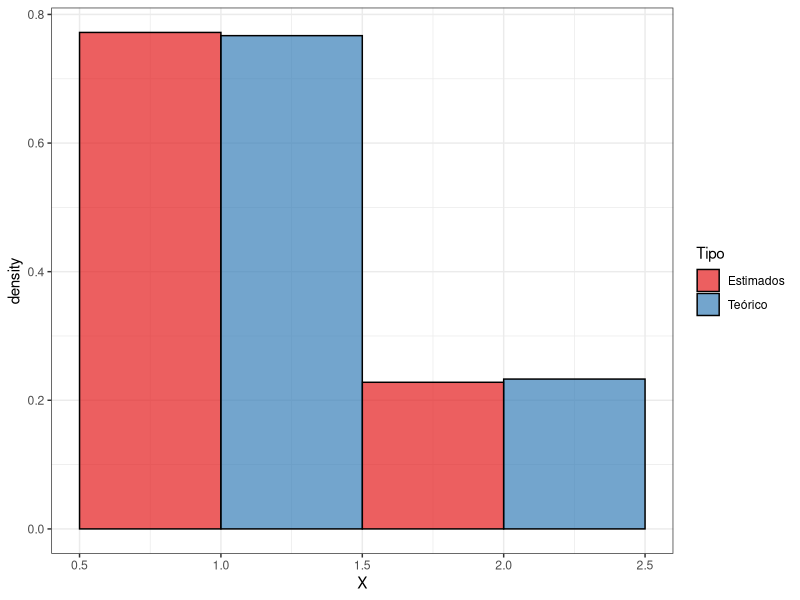
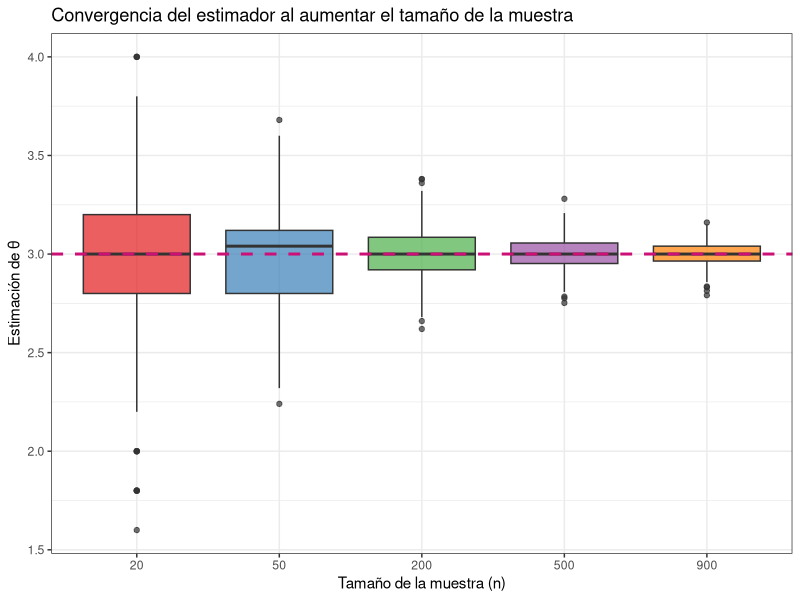
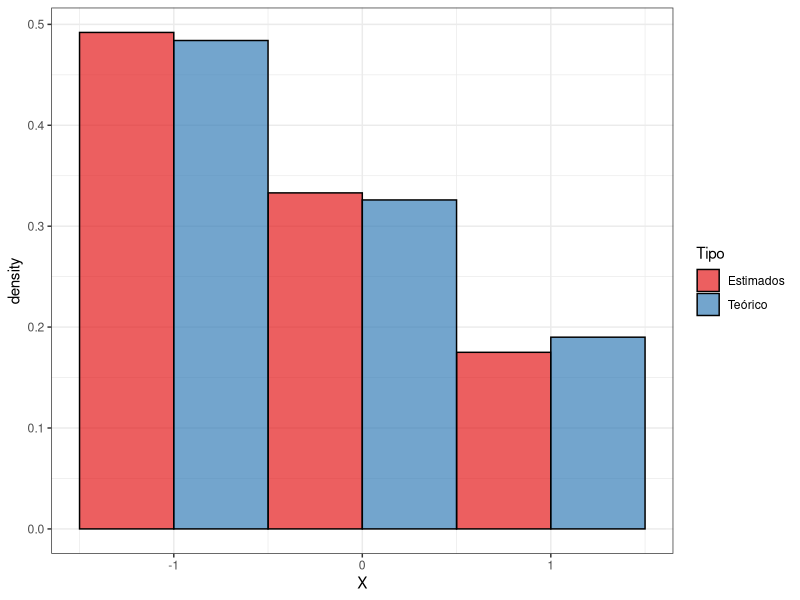
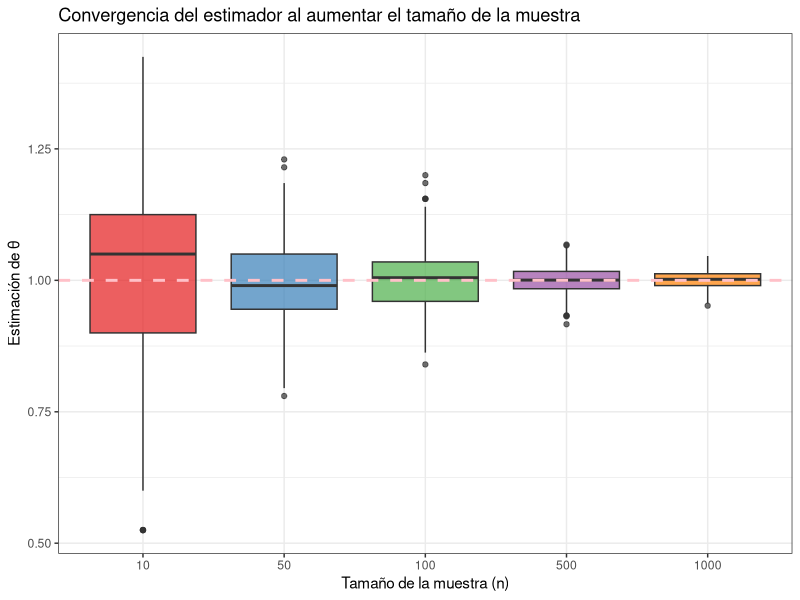
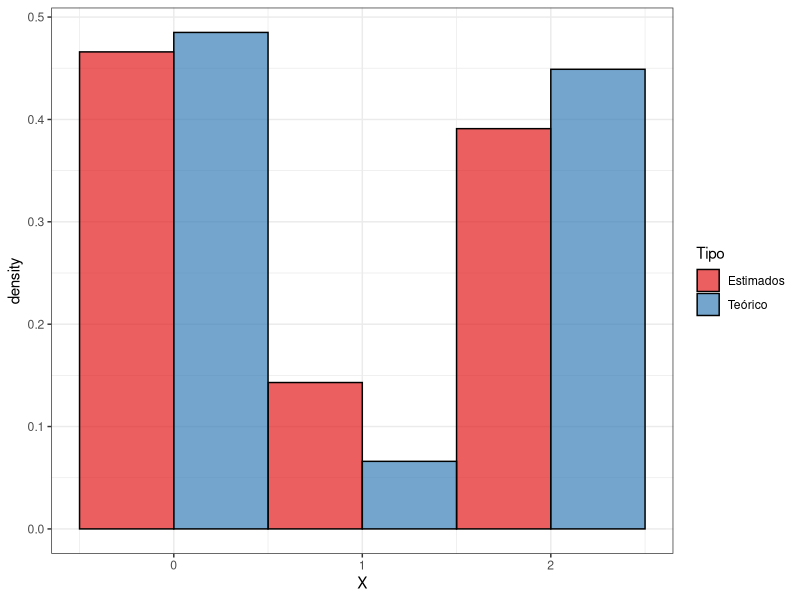
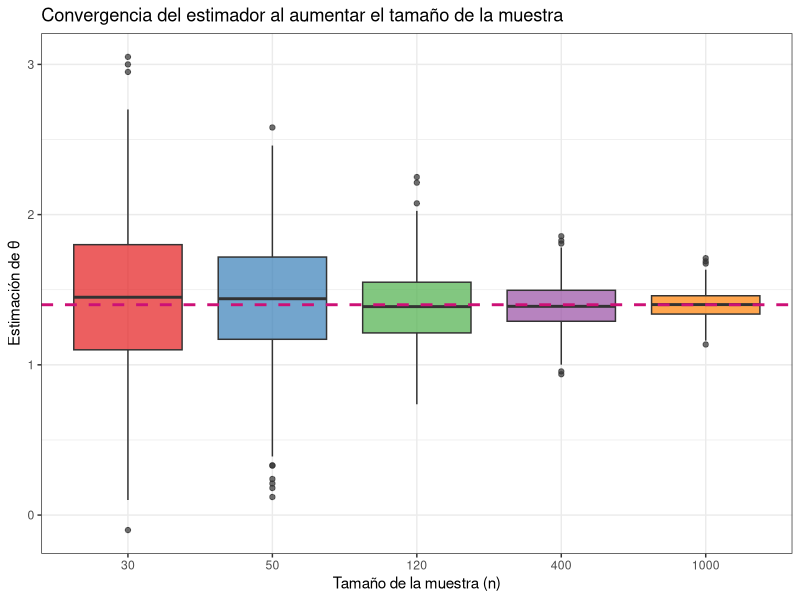
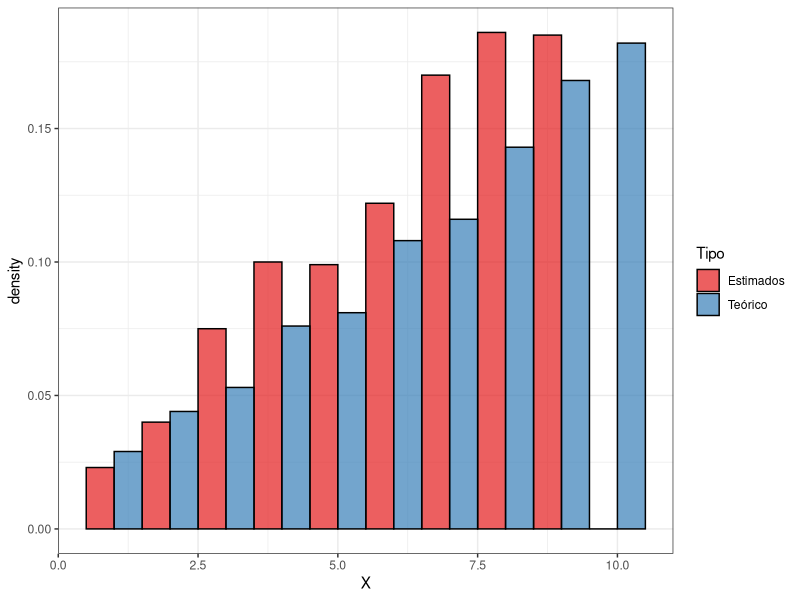
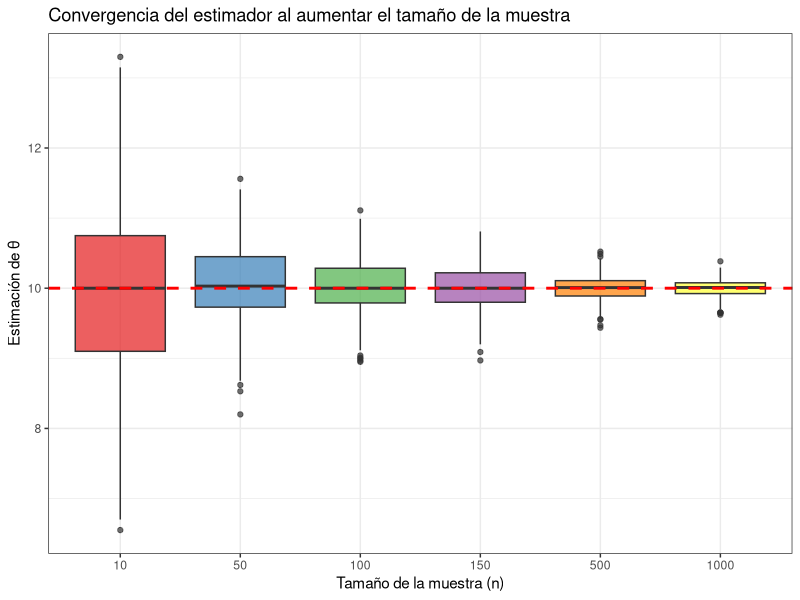

Reproduce these figures in R, in order.
## ---- chunk 1
#| include: false

library(tidyverse)
library(knitr)
library(kableExtra)
library(readxl)
library(RColorBrewer)
## ---- chunk 2
# Parámetro fijo
theta_fijo <- 3

# Función de probabilidad 
dexr <- function(x, theta){
f_x <-ifelse(x == 1, theta/4, ifelse(x == 2, 1 - theta/4, 0))
return(f_x)
}

# Función para generar muestra aleatoria
rexr <- function(n, theta){
  X <- sample(c(1, 2), size = n, replace = TRUE, prob = c(theta/4, 1 - theta/4))
  return(X)
}

# Función para estimar theta
estimar_theta <- function(X){
  theta_hat <- 8 - 4*mean(X)
  return(theta_hat)
}


df_exr <- data.frame(X = rexr(1000, theta_fijo), Tipo = "Teórico")

theta_hat <- estimar_theta(df_exr$X)

cat("El valor estimado del parámetro es: ", round(theta_hat, 4))


df_temp <- data.frame(X = rexr(1000, theta_hat), Tipo = "Estimados")

df_exr <- rbind(df_exr, df_temp)

ggplot(df_exr)+
  geom_histogram(aes(x = X, y = after_stat(density), fill =Tipo), bins = 2, center = -1, color = "black", alpha = 0.7, position ="dodge")+
  scale_fill_brewer(palette = "Set1")+
  theme_bw()

## ---- chunk 3
# Tamaños de muestra y número de réplicas
tamano <- c(20, 50, 200, 500, 900)
N <- 500

# Data frame para almacenar los resultados

df_convergencia <- data.frame()

# Simulación y cálculo del estimador para cada tamaño de muestra
for (n in tamano){
  estimacion_n <- replicate(N, {
    X <- rexr(n, theta_fijo)
    estimar_theta(X)
  })
  df_temp <- data.frame(n = as.factor(n), Estimacion = estimacion_n)
  df_convergencia <- rbind(df_convergencia, df_temp)
}

# Gráfico de convergencia

ggplot(df_convergencia)+
  geom_boxplot(aes(x = n, y = Estimacion, fill = n), alpha = 0.7)+
  geom_hline(yintercept = theta_fijo, color = "#CD1076", linetype = "dashed", linewidth = 1)+
  scale_fill_brewer(palette = "Set1")+
  labs(title = "Convergencia del estimador al aumentar el tamaño de la muestra",
       x = "Tamaño de la muestra (n)",
       y = "Estimación de θ")+
  theme_bw()+
  theme(legend.position = "none")

## ---- chunk 4
# Parámetro fijo
theta_fijo <- 1

# Función de probabilidad 
dexr <- function(x, theta){
f_x <-ifelse(x == -1, theta/2, ifelse(x == 0, theta/3, ifelse(x == 1, 1 - 5*theta/6, 0)))
return(f_x)
}

# Función para generar muestra aleatoria
rexr <- function(n, theta){
  X <- sample(c(-1, 0, 1), size = n, replace = TRUE, prob = c(theta/2, theta/3, 1 - 5*theta/6))
  return(X)
}

# Función para estimar theta
estimar_theta <- function(X){
  theta_hat <- (3 * (1 - mean(X))) / 4
  return(theta_hat)
}


df_exr <- data.frame(X = rexr(1000, theta_fijo), Tipo = "Teórico")

theta_hat <- estimar_theta(df_exr$X)

cat("El valor estimado del parámetro es: ", round(theta_hat, 4))

df_temp <- data.frame(X = rexr(1000, theta_hat), Tipo = "Estimados")

df_exr <- rbind(df_exr, df_temp)

ggplot(df_exr)+
  geom_histogram(aes(x = X, y = after_stat(density), fill =Tipo), bins = 3, center = -1, color = "black", alpha = 0.7, position ="dodge")+
  scale_fill_brewer(palette = "Set1")+
  theme_bw()
  





## ---- chunk 5
# Tamaños de muestra y número de réplicas
tamano <- c(10, 50, 100, 500, 1000)
N <- 500

# Data frame para almacenar los resultados

df_convergencia <- data.frame()

# Simulación y cálculo del estimador para cada tamaño de muestra
for (n in tamano){
  estimacion_n <- replicate(N, {
    X <- rexr(n, theta_fijo)
    estimar_theta(X)
  })
  df_temp <- data.frame(n = as.factor(n), Estimacion = estimacion_n)
  df_convergencia <- rbind(df_convergencia, df_temp)
}

# Gráfico de convergencia

ggplot(df_convergencia)+
  geom_boxplot(aes(x = n, y = Estimacion, fill = n), alpha = 0.7)+
  geom_hline(yintercept = theta_fijo, color = "#ffc0c8", linetype = "dashed", linewidth = 1)+
  scale_fill_brewer(palette = "Set1")+
  labs(title = "Convergencia del estimador al aumentar el tamaño de la muestra",
       x = "Tamaño de la muestra (n)",
       y = "Estimación de θ")+
  theme_bw()+
  theme(legend.position = "none")

## ---- chunk 6
# Parámetro fijo
theta_fijo <- 1.4

# Función de probabilidad 
dexr <- function(x, theta){
f_x <-ifelse(x == 0, theta/3, ifelse(x == 1, 1 - (2*theta)/3, ifelse(x == 2, theta/3, 0)))
return(f_x)
}

# Función para generar muestra aleatoria
rexr <- function(n, theta){
  X <- sample(c(0, 1, 2), size = n, replace = TRUE, prob = c(theta/3, 1 - (2*theta)/3, theta/3))
  return(X)
}

# Función para estimar theta
estimar_theta <- function(X){
  theta_hat <- ((3/2)*mean(X^2) - 3/2)
  return(theta_hat)
}


df_exr <- data.frame(X = rexr(1000, theta_fijo), Tipo = "Teórico")

theta_hat <- estimar_theta(df_exr$X)
cat("El valor estimado del parámetro es: ", round(theta_hat, 4))


df_temp <- data.frame(X = rexr(1000, theta_hat), Tipo = "Estimados")

df_exr <- rbind(df_exr, df_temp)

ggplot(df_exr)+
  geom_histogram(aes(x = X, y = after_stat(density), fill =Tipo), bins = 3, center = -1, color = "black", alpha = 0.7, position ="dodge")+
  scale_fill_brewer(palette = "Set1")+
  theme_bw()

## ---- chunk 7
# Tamaños de muestra y número de réplicas
tamano <- c(30, 50, 120, 400, 1000)
N <- 500

# Data frame para almacenar los resultados

df_convergencia <- data.frame()

# Simulación y cálculo del estimador para cada tamaño de muestra
for (n in tamano){
  estimacion_n <- replicate(N, {
    X <- rexr(n, theta_fijo)
    estimar_theta(X)
  })
  df_temp <- data.frame(n = as.factor(n), Estimacion = estimacion_n)
  df_convergencia <- rbind(df_convergencia, df_temp)
}

# Gráfico de convergencia

ggplot(df_convergencia)+
  geom_boxplot(aes(x = n, y = Estimacion, fill = n), alpha = 0.7)+
  geom_hline(yintercept = theta_fijo, color = "#CD1076", linetype = "dashed", linewidth = 1)+
  scale_fill_brewer(palette = "Set1")+
  labs(title = "Convergencia del estimador al aumentar el tamaño de la muestra",
       x = "Tamaño de la muestra (n)",
       y = "Estimación de θ")+
  theme_bw()+
  theme(legend.position = "none")

## ---- chunk 8
# Parámetro fijo
theta_fijo <- 10

# Función de probabilidad 
dexr <- function(x, theta){
f_x <- 2*x/(theta * (theta+1))
return(f_x)
}

# Función para generar muestra aleatoria
rexr <- function(n, theta){
  X <- sample(1:theta, size = n, replace = TRUE, prob = dexr(1:theta, theta))
  return(X)
}

# Función para estimar theta
estimar_theta <- function(X){
  theta_hat <- (3*mean(X)-1)/2
  return(theta_hat)
}


df_exr <- data.frame(X = rexr(1000, theta_fijo), Tipo = "Teórico")

theta_hat <- estimar_theta(df_exr$X)

cat("El valor estimado del parámetro es:", round(theta_hat,4))

df_temp <- data.frame(X = rexr(1000, theta_hat), Tipo = "Estimados")

df_exr <- rbind(df_exr, df_temp)

ggplot(df_exr)+
  geom_histogram(aes(x = X, y = after_stat(density), fill =Tipo), binwidth = 1, center = 1, color = "black", alpha = 0.7, position ="dodge")+
  scale_fill_brewer(palette = "Set1")+
  theme_bw()
  





## ---- chunk 9
# Tamaños de muestra y número de réplicas
tamano <- c(10, 50, 100,150, 500, 1000)
N <- 500

# Data frame para almacenar los resultados

df_convergencia <- data.frame()

# Simulación y cálculo del estimador para cada tamaño de muestra
for (n in tamano){
  estimacion_n <- replicate(N, {
    X <- rexr(n, theta_fijo)
    estimar_theta(X)
  })
  df_temp <- data.frame(n = as.factor(n), Estimacion = estimacion_n)
  df_convergencia <- rbind(df_convergencia, df_temp)
}

# Gráfico de convergencia

ggplot(df_convergencia)+
  geom_boxplot(aes(x = n, y = Estimacion, fill = n), alpha = 0.7)+
  geom_hline(yintercept = theta_fijo, color = "red", linetype = "dashed", linewidth = 1)+
  scale_fill_brewer(palette = "Set1")+
  labs(title = "Convergencia del estimador al aumentar el tamaño de la muestra",
       x = "Tamaño de la muestra (n)",
       y = "Estimación de θ")+
  theme_bw()+
  theme(legend.position = "none")

## ---- chunk 10
#| fig-align: center

# Parámetro fijo

theta_fijo <- 5

# Función de densidad
dexr <- function(x, theta){
  f_x <- ifelse(x >= 0 & x <= theta, (2*x)/(theta^2), 0)
  return(f_x)
}

# Función para generar muestra aleatoria
rexr <- function(n, theta){
  U <- runif(n)
  X <- theta * sqrt(U)
  return(X)
}


# Función para estimar theta

estimar_theta <- function(X){
  theta_hat <- (3 * mean(X)) / 2
  return(theta_hat)
}


df_exr <- data.frame(X = rexr(5000, theta_fijo))
theta_hat <- estimar_theta(df_exr$X)


ggplot(df_exr)+
  geom_histogram(aes(x = X, y = after_stat(density)), binwidth =0.25, color = "black", fill = "#FFC0C8", alpha = 0.7, boundary=0)+
  stat_function(fun = dexr, args = list(theta = theta_hat), color = "#8B3A62", linewidth = 1, xlim = c(0, theta_hat))+
  annotate("text", x = 4, y = 0.15, label = paste("θ =", round(theta_hat,3)), color = "#8B3A62", size = 5)+
  labs(title = "Histograma de datos y función de densidad estimada",
       x = "Valores",
       y = "Densidad")+
  theme_minimal()

## ---- chunk 11
#| fig-align: "center"

# Tamaños de muestra y número de réplicas
tamano <- c(10, 50, 100, 500, 1000)
N <- 500

# Data frame para almacenar los resultados
df_convergencia <- data.frame()

# Simulación y cálculo del estimador para cada tamaño de muestra
for (n in tamano){
  estimacion_n <- replicate(N, {
    X <- rexr(n, theta_fijo)
    estimar_theta(X)
  })
  df_temp <- data.frame(n = factor(n), Estimacion = estimacion_n )
  df_convergencia <- rbind(df_convergencia, df_temp)
}

# Gráfico de convergencia
ggplot(df_convergencia)+
  geom_boxplot(aes(x = n, y = Estimacion, fill = n), alpha = 0.7)+
  geom_hline(yintercept = theta_fijo, color = "#CD1076", linetype = "dashed", linewidth = 1)+
  scale_fill_brewer(palette = "Set1")+
  labs(title = "Convergencia del estimador al aumentar el tamaño de la muestra",
       x = "Tamaño de la muestra (n)",
       y = "Estimación de θ")+
  theme_bw()+
  theme(legend.position = "none")

## ---- chunk 12
#| fig-align: center

# Parámetro fijo

theta_fijo <- 10

# Función de densidad
dexr <- function(x, theta){
  f_x <- ifelse(x >= theta, exp(-(x-theta)), 0)
  return(f_x)
}

# Función para generar muestra aleatoria
rexr <- function(n, theta){
  U <- runif(n)
  X <- theta - log(U)
  return(X)
}


# Función para estimar theta

estimar_theta <- function(X){
  theta_hat <- mean(X)-1
  return(theta_hat)
}


df_exr <- data.frame(X = rexr(5000, theta_fijo))
theta_hat <- estimar_theta(df_exr$X)


ggplot(df_exr) +
  geom_histogram(aes(x = X, y = after_stat(density)),
                 binwidth = 0.25,
                 color = "black",
                 fill = "#FFC0C8",
                 alpha = 0.7,
                 boundary = 0) +
  stat_function(fun = dexr,
                args = list(theta = theta_hat),
                color = "#8B3A62",
                linewidth = 1.2,
                xlim = c(theta_hat, theta_hat + 6)) +
  annotate("text",
           x = theta_hat + 2,
           y = 0.3,
           label = paste("θ =", round(theta_hat, 3)),
           color = "#8B3A62",
           size = 5) +
  labs(title = "Histograma de datos y función de densidad estimada",
       x = "Valores",
       y = "Densidad") +
  theme_minimal()




## ---- chunk 13
#| fig-align: "center"

# Tamaños de muestra y número de réplicas
tamano <- c(10, 50, 100, 500, 1000)
N <- 500

# Data frame para almacenar los resultados
df_convergencia <- data.frame()

# Simulación y cálculo del estimador para cada tamaño de muestra
for (n in tamano){
  estimacion_n <- replicate(N, {
    X <- rexr(n, theta_fijo)
    estimar_theta(X)
  })
  df_temp <- data.frame(n = factor(n), Estimacion = estimacion_n )
  df_convergencia <- rbind(df_convergencia, df_temp)
}

# Gráfico de convergencia
ggplot(df_convergencia)+
  geom_boxplot(aes(x = n, y = Estimacion, fill = n), alpha = 0.7)+
  geom_hline(yintercept = theta_fijo, color = "#CD1076", linetype = "dashed", linewidth = 1)+
  scale_fill_brewer(palette = "Set1")+
  labs(title = "Convergencia del estimador al aumentar el tamaño de la muestra",
       x = "Tamaño de la muestra (n)",
       y = "Estimación de θ")+
  theme_bw()+
  theme(legend.position = "none")

## ---- chunk 14
#| fig-align: center

theta_fijo <- 3

# Función de densidad
dexr <- function(x, theta){
  f_x <- ifelse(x > 0 & x < 1, theta * x^(theta-1), 0)
  return(f_x)
}

# Función para generar muestra aleatoria
rexr <- function(n, theta){
  U <- runif(n)
  X <- U^(1/theta)
  return(X)
}

# Función para estimar theta por método de momentos
estimar_theta <- function(X){
  x_barra <- mean(X)
  theta_hat <- x_barra / (1 - x_barra)
  return(theta_hat)
}

df_exr <- data.frame(X = rexr(5000, theta_fijo))
theta_hat <- estimar_theta(df_exr$X)

ggplot(df_exr)+
  geom_histogram(aes(x = X, y = after_stat(density)), 
                 bins = 30, color = "black", fill = "#ffc0c8", 
                 alpha = 0.7, boundary = 0)+
  stat_function(fun = dexr, args = list(theta = theta_hat), 
                color = "#8B3A62", linewidth = 1, xlim = c(0, 1))+
  annotate("text", x = 0.2, y = max(dexr(seq(0.01,0.99,0.01), theta_hat))*0.8, 
           label = paste("θ̂ =", round(theta_hat, 3)), 
           color = "#8B3A62", size = 5)+
  labs(title = "Histograma de datos y función de densidad estimada",
       x = "Valores",
       y = "Densidad")+
  theme_minimal()
## ---- chunk 15
#| fig-align: "center"

tamano <- c(10, 50, 100, 500, 1000)
N <- 500

# Data frame para almacenar los resultados
df_convergencia <- data.frame()

# Simulación y cálculo del estimador para cada tamaño de muestra
for (n in tamano){
  estimacion_n <- replicate(N, {
    X <- rexr(n, theta_fijo)
    estimar_theta(X)
  })
  df_temp <- data.frame(n = factor(n), Estimacion = estimacion_n)
  df_convergencia <- rbind(df_convergencia, df_temp)
}

# Gráfico de convergencia
ggplot(df_convergencia)+
  geom_boxplot(aes(x = n, y = Estimacion, fill = n), alpha = 0.7)+
  geom_hline(yintercept = theta_fijo, color = "#cd1076", 
             linetype = "dashed", linewidth = 1)+
  scale_fill_brewer(palette = "Set1")+
  labs(title = "Convergencia del estimador al aumentar el tamaño de la muestra",
       x = "Tamaño de la muestra (n)",
       y = "Estimación de θ")+
  theme_bw()+
  theme(legend.position = "none")
## ---- chunk 16
#| fig-align: center

# Parámetro fijo

theta_fijo <- 5

# Función de densidad
dexr <- function(x, theta){
  f_x <- 2*(theta-x)/(theta^2)
  return(f_x)
}

# Función para generar muestra aleatoria
rexr <- function(n, theta){
  U <- runif(n)
  X <- theta  - theta * sqrt(1-U)
  return(X)
}


# Función para estimar theta

estimar_theta <- function(X){
  theta_hat <- (3 * mean(X)) 
  return(theta_hat)
}


df_exr <- data.frame(X = rexr(5000, theta_fijo))
theta_hat <- estimar_theta(df_exr$X)


ggplot(df_exr)+
  geom_histogram(aes(x = X, y = after_stat(density)), binwidth =0.25, color = "black", fill = "#ffc0c8", alpha = 0.7, boundary=0)+
  stat_function(fun = dexr, args = list(theta = theta_hat), color = "#8B3A62", linewidth = 1, xlim = c(0, theta_hat))+
  annotate("text", x = 4, y = 0.15, label = paste("θ =", round(theta_hat,3)), color = "#8B3A62", size = 5)+
  labs(title = "Histograma de datos y función de densidad estimada",
       x = "Valores",
       y = "Densidad")+
  theme_minimal()





## ---- chunk 17
#| fig-align: "center"

# Tamaños de muestra y número de réplicas
tamano <- c(10, 50, 100, 500, 1000)
N <- 500

# Data frame para almacenar los resultados
df_convergencia <- data.frame()

# Simulación y cálculo del estimador para cada tamaño de muestra
for (n in tamano){
  estimacion_n <- replicate(N, {
    X <- rexr(n, theta_fijo)
    estimar_theta(X)
  })
  df_temp <- data.frame(n = factor(n), Estimacion = estimacion_n )
  df_convergencia <- rbind(df_convergencia, df_temp)
}

# Gráfico de convergencia
ggplot(df_convergencia)+
  geom_boxplot(aes(x = n, y = Estimacion, fill = n), alpha = 0.7)+
  geom_hline(yintercept = theta_fijo, color = "#cd1076", linetype = "dashed", linewidth = 1)+
  scale_fill_brewer(palette = "Set1")+
  labs(title = "Convergencia del estimador al aumentar el tamaño de la muestra",
       x = "Tamaño de la muestra (n)",
       y = "Estimación de θ")+
  theme_bw()+
  theme(legend.position = "none")

## ---- chunk 18
datos <- read_xlsx("./Tarea_4.xlsx")
## ---- chunk 19
p_hat <- 1/(mean(datos$Geometrica) + 1)
cat("p estimada es igual a: ", p_hat, "\n")
## ---- chunk 20

x_vals <- 0:max(datos$Geometrica)
densidad <- dgeom(x_vals, prob = p_hat)
df_geom <- data.frame(x = x_vals, y = densidad)

ggplot(datos) +
  geom_bar(aes(x = Geometrica, y = after_stat(prop), group = 1), 
           fill = "#ffc0c8", 
           color = "black", 
           alpha = 0.7) +
  geom_line(data = df_geom, aes(x = x, y = y), 
            color = "#8B3A62", 
            linewidth = 1.2) +
  geom_point(data = df_geom, aes(x = x, y = y), 
             color = "#8B3A62", 
             size = 3) +
  annotate("text", x = max(datos$Geometrica) * 0.75, y = max(densidad) * 1.1, 
           label = paste("p =", round(p_hat, 3)), color = "#8B3A62", size = 5) +
  labs(title = "Probabilidad Empírica vs. Función de Masa de Probabilidad Estimada",
       x = "Número de Fallos (x)",
       y = "Probabilidad") +
  scale_x_continuous(breaks = 0:max(datos$Geometrica), limits = c(-0.5, max(datos$Geometrica) + 0.5)) +
  theme_minimal()
## ---- chunk 21
lambda_hat <- 1/mean(datos$Exp)
lambda_hat

ggplot(datos)+
  geom_histogram(aes(Exp, y = after_stat(density)), bins = 50, color = "black", fill = "#ffc0c8", alpha = 0.7, boundary=0)+
  stat_function(fun = dexp, args = list(rate = lambda_hat), color = "#8B3A62", linewidth = 1)+
  annotate("text", x = 0.75, y = 2, label = paste("λ =", round(lambda_hat, 3)), color = "#8B3A62", size = 5)+
  labs(title = "Histograma de datos y función de densidad estimada",
       x = "Valores",
       y = "Densidad")+
  theme_minimal()


## ---- chunk 22
mu_hat <- mean(datos$Normal)
sigma2_hat <- mean(datos$Normal^2) - mu_hat^2
cat("Mu estimada es igual a: ", mu_hat, "\n")
cat("Sigma^2 estimada es igual a: ", sigma2_hat, "\n") 
## ---- chunk 23
ggplot(datos)+
  geom_histogram(aes(x = Normal, y = after_stat(density)), bins = 50, color = "black", fill = "#ffc0c8", alpha = 0.7, boundary=0)+
  stat_function(fun = dnorm, args = list(mean = mu_hat, sd = sqrt(sigma2_hat)), color = "#8B3A62", linewidth = 1)+
  annotate("text",
         x = mu_hat,
         y = max(ggplot_build(last_plot())$data[[1]]$density) * 0.9,
         label = paste("μ =", round(mu_hat, 3), "\nσ² =", round(sigma2_hat, 3)),
         color = "#8B3A62",
         size = 5,
         hjust = 1.5)+
  labs(title = "Histograma de datos y función de densidad estimada",
       x = "Valores",
       y = "Densidad") +
  theme_minimal()
## ---- chunk 24
lambda_hat <- mean(datos$Gamma)/(mean(datos$Gamma^2)-(mean(datos$Gamma))^2)
gamma_hat <- lambda_hat * mean(datos$Gamma)
cat("Gamma estimada es igual a: ", gamma_hat, "\n")
cat("Lambda estimada es igual a: ", lambda_hat, "\n")
## ---- chunk 25
ggplot(datos) +
  geom_histogram(aes(x = Gamma, y = after_stat(density)),
                 bins = 30,
                 color = "black",
                 fill = "#ffc0c8",
                 alpha = 0.7) +
  
  stat_function(fun = dgamma,
                args = list(shape = gamma_hat, rate = lambda_hat),
                color = "#8B3A62",
                linewidth = 1.2) +
    annotate("text",
           x = max(datos$Gamma) * 0.75, 
           y = max(ggplot_build(ggplot(datos) + 
                                  geom_histogram(aes(x = Gamma, y = after_stat(density)), bins = 30))$data[[1]]$density) * 0.75,
           label = paste("γ =", round(gamma_hat, 3), "\nλ =", round(lambda_hat, 3)),
           color = "#8B3A62",
           size = 5) +
  labs(title = "Histograma de datos y Función de Densidad Gamma estimada",
       x = "Valores de Gamma",
       y = "Densidad") +
  theme_minimal()
